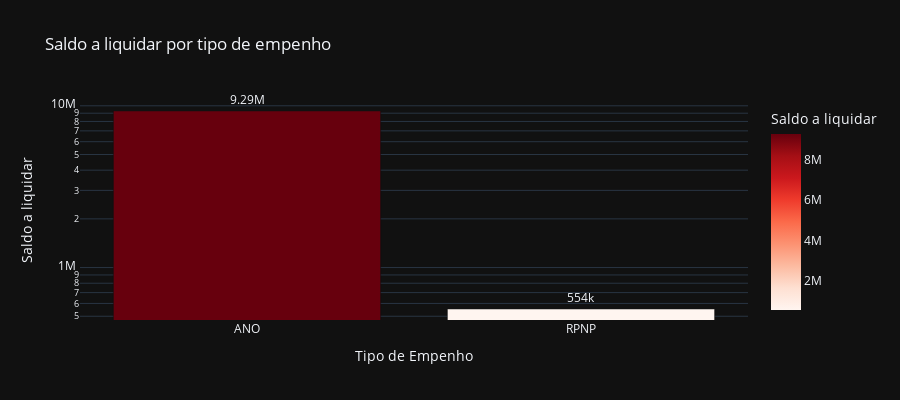

The notebook cell saved with this chart:
### Code cell
# Saldo a liquidar por tipo de Empenho
cols = ['TIPO', 'A_LIQUIDAR']

df_aux = df.loc[:, cols].groupby('TIPO').sum().sort_values(by= 'A_LIQUIDAR', ascending=False).reset_index()
df_aux = df_aux[df_aux['A_LIQUIDAR'] > 0]
fig = px.bar(df_aux, 
             x='TIPO', 
             y='A_LIQUIDAR',
             title='Saldo a liquidar por tipo de empenho',
             labels={'TIPO':'Tipo de Empenho', 'A_LIQUIDAR':'Saldo a liquidar'},
             text_auto='.3s',
             height=400,
             log_y=True,
             color='A_LIQUIDAR',
             color_continuous_scale = 'reds',
             template='plotly_dark')
fig.update_traces(textposition = 'outside', cliponaxis = False, hovertemplate=None)
fig.update_layout(hovermode="x unified")

fig.show()

### Figure 1 — Plotly figure (JSON) as saved in the notebook; plotly's stock layout.template omitted (floating-point values rounded to 4 significant figures)
{"data": [{"alignmentgroup": "True", "cliponaxis": false, "legendgroup": "", "marker": {"color": [9288000.0, 554400.0], "coloraxis": "coloraxis", "pattern": {"shape": ""}}, "name": "", "offsetgroup": "", "orientation": "v", "showlegend": false, "textposition": "outside", "texttemplate": "%{y:.3s}", "type": "bar", "x": ["ANO", "RPNP"], "xaxis": "x", "y": [9288000.0, 554400.0], "yaxis": "y"}], "layout": {"barmode": "relative", "coloraxis": {"colorbar": {"title": {"text": "Saldo a liquidar"}}, "colorscale": [[0, "rgb(255,245,240)"], [0.125, "rgb(254,224,210)"], [0.25, "rgb(252,187,161)"], [0.375, "rgb(252,146,114)"], [0.5, "rgb(251,106,74)"], [0.625, "rgb(239,59,44)"], [0.75, "rgb(203,24,29)"], [0.875, "rgb(165,15,21)"], [1, "rgb(103,0,13)"]]}, "height": 400, "hovermode": "x unified", "legend": {"tracegroupgap": 0}, "title": {"text": "Saldo a liquidar por tipo de empenho"}, "xaxis": {"anchor": "y", "domain": [0, 1], "title": {"text": "Tipo de Empenho"}}, "yaxis": {"anchor": "x", "domain": [0, 1], "title": {"text": "Saldo a liquidar"}, "type": "log"}}}
